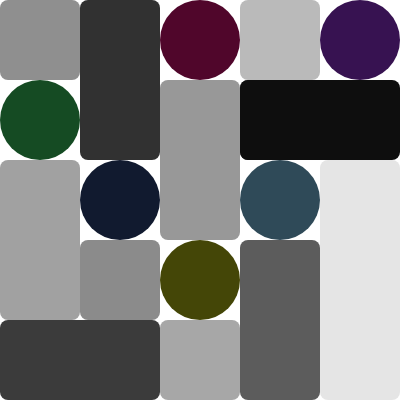
Frame 1 (no input)
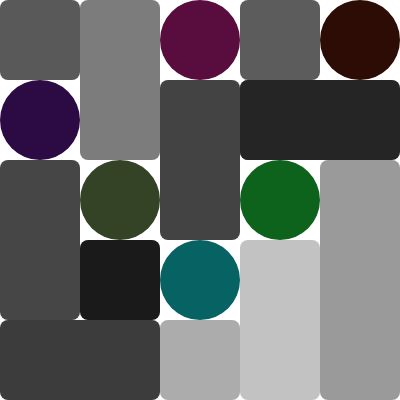
Frame 2 (the mouse pressed at the canvas centre, redrawn once)

The p5.js sketch that drew these frames (run headless with seeded random() and noise() and a simulated clock; the mouse was pressed at the canvas centre and the sketch redrawn once):

// p5.js sketch
// ── sketch.js
function preload(){
  // preload assets
}

const size = 80;

function setup() {
  createCanvas(400, 400);
  frameRate(10);
}

function draw() {
  background(255);
  noStroke();


  // RASTER
    for(let x = 0; x < 6; x ++) {
      for(let y = 0; y < 6; y ++) {
        //fill (random(100),random(100),random(100));
        //rect(x * size, y * size, size, size, 5);


        // Block vertikal
        if (x === 1 && y === 0 ||
            x === 2 && y === 1 ||
            x === 3 && y === 3 ||
            x === 0 && y === 2){
        fill(random(200));
        rect(x * size, y * size, size, size * 2, 8);
      }

      // Blocks
        if (x === 0 && y === 0 ||
            x === 3 && y === 1 ||
            x === 1 && y === 3 ||
            x === 2 && y === 4 ||
            x === 3 && y === 0){
          fill(random(200));
          rect(x * size, y * size, size, size, 8);
        }


      // Block horizontal
        if (x === 3 && y === 1 ||
            x === 0 && y === 4){
        fill(random(200));
        rect(x * size, y * size, size * 2, size, 8);
      }

      // 3 Block vertikal
        if (x === 4 && y === 2){
        fill(random(255));
        rect(x * size, y * size, size, size * 3, 8);
      }

        if (x === 2 && y === 0 ||
            x === 4 && y === 0 || 
            x === 0 && y === 1 ||
            x === 1 && y === 2 ||
            x === 3 && y === 2 ||
            x === 2 && y === 3) {
          fill (random(100),random(100),random(100));
          circle(x * size + 40, y * size + 40, size);
          
         }
      }
    }



noLoop();

}
